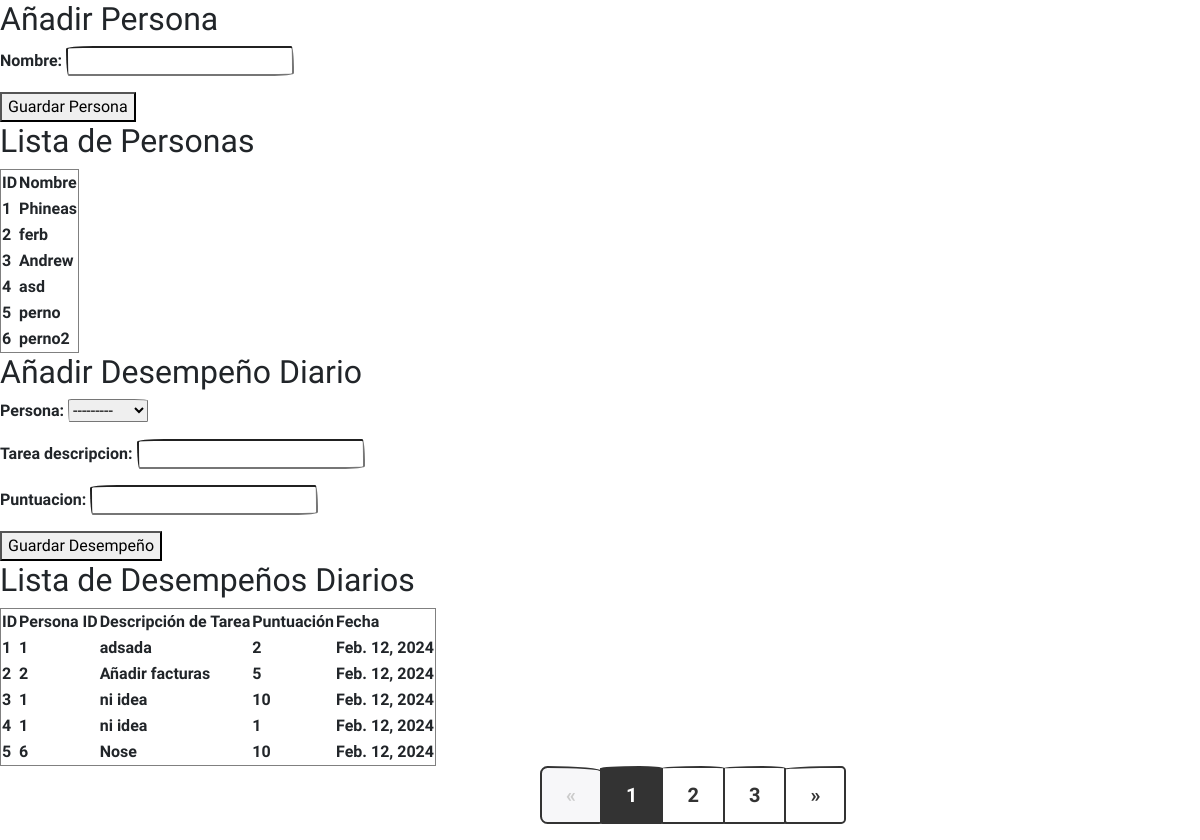
The page /persona_desempeno_crud/ on the database its author committed.
### tareos/models.py (models this page shows, shortened)
class Persona(models.Model):
    persona_id = models.AutoField(primary_key=True)
    nombre = models.CharField(max_length=50)
    def __str__(self):
        return self.nombre

class DesempenoDiario(models.Model):
    registro_id = models.AutoField(primary_key=True)
    persona = models.ForeignKey(
        Persona, on_delete=models.CASCADE
    )  # Relación con Persona
    tarea_descripcion = models.CharField(max_length=100)
    puntuacion = models.IntegerField(
        validators=[MinValueValidator(1), MaxValueValidator(10)]
    )
    fecha = models.DateField(
        auto_now_add=True
    )  # Esta línea establece la fecha automáticamente al crear el registro

### tareos/views.py (the view, shortened to what this page needs)
# urls.py: path('persona_desempeno_crud/', persona_desempeno_crud, name='persona_desempeno_crud'),
def persona_desempeno_crud(request):
    personas = Persona.objects.all()
    desempenos = DesempenoDiario.objects.all()
    persona_form = PersonaForm()
    desempeno_form = DesempenoForm()
    return render(
        request,
        'persona_desempeno_crud.html',
        {'personas': personas, 'desempenos': desempenos, 'persona_form': persona_form, 'desempeno_form': desempeno_form}
    )

### tareos/forms.py
class PersonaForm(forms.ModelForm):
    class Meta:
        model = Persona
        fields = ['nombre']

class DesempenoForm(forms.ModelForm):
    class Meta:
        model = DesempenoDiario
        fields = '__all__'

### tareos/templates/persona_desempeno_crud.html (shortened to what this page needs)
{% extends 'base.html' %}
{% block content %}
    <h2>Añadir Persona</h2>
    <form method="post" action="">
        {{ persona_form.as_p }}
        <button type="submit" name="persona_submit">Guardar Persona</button>
    </form>
    <h2>Lista de Personas</h2>
    <table border="1">
        <thead>
            <tr>
                <th>ID</th>
                <th>Nombre</th>
            </tr>
        </thead>
        <tbody>
            {% for persona in personas %}
                <tr>
                    <td>{{ persona.persona_id }}</td>
                    <td>{{ persona.nombre }}</td>
                </tr>
            {% endfor %}
        </tbody>
    </table>
    <h2>Añadir Desempeño Diario</h2>
    <form method="post" action="">
        {{ desempeno_form.as_p }}
        <button type="submit" name="desempeno_submit">Guardar Desempeño</button>
    </form>
    <h2>Lista de Desempeños Diarios</h2>
    <table border="1">
        <thead>
            <tr>
                <th>ID</th>
                <th>Persona ID</th>
                <th>Descripción de Tarea</th>
                <th>Puntuación</th>
                <th>Fecha</th>
            </tr>
        </thead>
        <tbody>
            {% for desempeno in desempenos %}
                <tr>
                    <td>{{ desempeno.registro_id }}</td>
                    <td>{{ desempeno.persona_id }}</td>
                    <td>{{ desempeno.tarea_descripcion }}</td>
                    <td>{{ desempeno.puntuacion }}</td>
                    <td>{{ desempeno.fecha }}</td>
                </tr>
            {% endfor %}
        </tbody>
    </table>
{% endblock %}

### tareos/templates/base.html (style rules this page uses)
body { min-height: 100vh; }

### rows shown on the page
Persona: persona_id "1", nombre "Phineas", persona "---------"
Persona: persona_id "2", nombre "ferb"
Persona: persona_id "3", nombre "Andrew"
Persona: persona_id "4", nombre "asd"
Persona: persona_id "5", nombre "perno"
Persona: persona_id "6", nombre "perno2"
DesempenoDiario: registro_id "1", persona_id "1", tarea_descripcion "adsada", puntuacion "2", fecha "Feb. 12, 2024"
DesempenoDiario: registro_id "2", persona_id "2", tarea_descripcion "Añadir facturas", puntuacion "5", fecha "Feb. 12, 2024"
DesempenoDiario: registro_id "3", persona_id "1", tarea_descripcion "ni idea", puntuacion "10", fecha "Feb. 12, 2024"
DesempenoDiario: registro_id "4", persona_id "1", tarea_descripcion "ni idea", puntuacion "1", fecha "Feb. 12, 2024"
DesempenoDiario: registro_id "5", persona_id "6", tarea_descripcion "Nose", puntuacion "10", fecha "Feb. 12, 2024"
